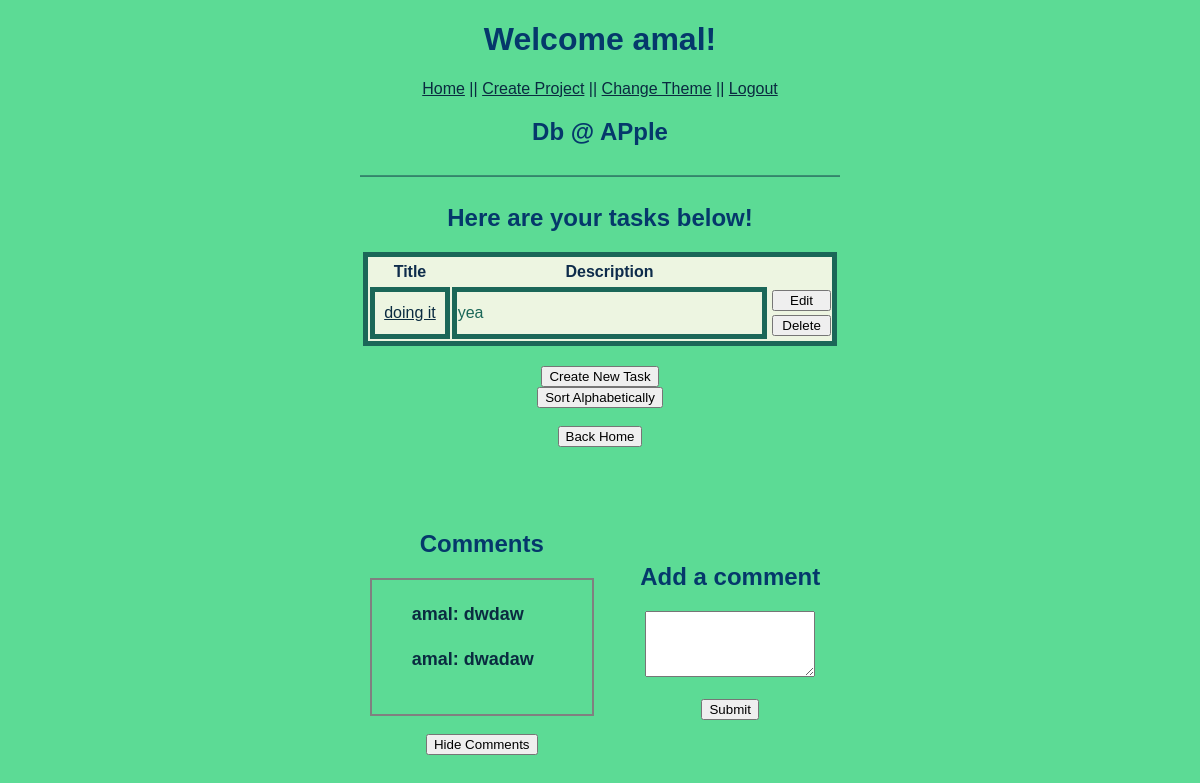
Page /view_project/1 (signed in) on the committed database.
### models.py (models this page shows, shortened)
class Project(db.Model):
    id = db.Column('id', db.Integer, primary_key = True)
    title = db.Column('title', db.String(200))
    detail = db.Column('detail', db.String(1000))
    company_name = db.Column('company_name', db.String(100))
    img_name = db.Column('img', db.String(100))
    user_id = db.Column(db.Integer, db.ForeignKey("user.id"), nullable=False)

class Task(db.Model):
    id = db.Column('id', db.Integer, primary_key = True)
    project_id = db.Column(db.Integer, db.ForeignKey('project.id'), nullable=False)
    title = db.Column('title', db.String(200))
    description = db.Column('description', db.String(1000))

class Project_Comment(db.Model):
    id = db.Column('id', db.Integer, primary_key = True)
    project_id = db.Column(db.Integer, db.ForeignKey('project.id'), nullable=False)
    name = db.Column('name', db.String(100))
    comment = db.Column('comment', db.String(300))

### app.py (the view)
@app.route('/view_project/<project_id>')
def get_project(project_id):
    if session.get('user'):
        my_project = find_project_by_id(project_id)
        tasks = find_tasks_by_project(project_id)
        comments = find_comments_by_project(project_id)
        return render_template('view_project.html', project=my_project, user=session['user'], proj_tasks=tasks, theme=session['user_theme'], project_comments=comments)
    return redirect(url_for('login'))

### models.py (called while the page is built)
def find_project_by_id(p_id):
    return db.session.query(Project).filter_by(id = p_id).one()

def find_tasks_by_project(p_id):
    return db.session.query(Task).filter_by(project_id = p_id).all()

def find_comments_by_project(p_id):
    return db.session.query(Project_Comment).filter_by(project_id = p_id).all()

### templates/view_project.html (shortened to what this page needs)
<!DOCTYPE html>
<html lang="en">
<head>
    {% if theme == 1 %}
    <link rel="stylesheet" href="{{ url_for('static', filename='main.css')}}">
    {% elif theme == 3 %}
    <link rel="stylesheet" href="{{ url_for('static', filename='third.css')}}">
    {% else %}
    <link rel="stylesheet" href="{{ url_for('static', filename='second.css')}}">
    {% endif %}
</head>
<body>
    <h1>Welcome {{user}}!</h1>
    <nav>
        <a href="{{ url_for('index') }}">Home</a> <span class="nav-spacing">||</span>
        <a href="{{ url_for('new_project') }}">Create Project</a> <span class="nav-spacing">||</span>
        <a href="{{ url_for('change_style', theme_id=theme) }}" method="get">Change Theme</a> <span
            class="nav-spacing">||</span>
        <a href="{{ url_for('logout') }}">Logout</a>
    </nav>
    <div class="projectView">
        <h2>{{project.title}} @ {{project.company_name}}</h2>
        <a>⎯⎯⎯⎯⎯⎯⎯⎯⎯⎯⎯⎯⎯⎯⎯⎯⎯⎯⎯⎯⎯⎯⎯⎯⎯⎯⎯⎯⎯⎯⎯⎯⎯⎯⎯⎯⎯⎯⎯⎯⎯⎯⎯⎯⎯⎯⎯⎯⎯⎯⎯⎯⎯⎯⎯⎯⎯⎯⎯⎯</a>
    </div>
    <div class="table-header">
        <h2>Here are your tasks below!</h2>
    </div>
    <div class="box">
        <table class="insideBox">
            {% if proj_tasks != [] %}
            <tr>
                <td>
                    <h3>Title</h3>
                </td>
                <td>
                    <h3>Description</h3>
                </td>
            </tr>
            {% for task in proj_tasks%}
            <tr>
                <td class="tableRow"><a
                        href="{{ url_for('view_task', project_id=project.id, t_id=task.id)}}">{{task.title}}</a></td>
                <td class="tableRow3">{{task.description}}</td>
                <td>
                    <form action="{{url_for('edit_task',project_id=project.id,t_id=task.id)}}" method="get">
                        <input type="submit" value="Edit">
                    </form>
                    <form action="{{url_for('delete_task',project_id=project.id,t_id=task.id)}}" method="post">
                        <input type="submit" value="Delete">
                    </form>
                </td>
            </tr>
            {% endfor %}
            {% else %}
            <tr>
                <h3>No tasks to display.</h3>
            </tr>
            {% endif %}
        </table>
        <div class="projectView">
            <form action="{{ url_for('new_task', project_id=project.id)}}">
                <input type="submit" value="Create New Task">
            </form>
            <form action="{{url_for('tsort', project_id=project.id)}}">
                <input type="submit" value="Sort Alphabetically">
            </form><br>
            <form action="{{ url_for('index')}}" method="get">
                <input type="submit" value="Back Home">
            </form>
        </div>
    </div>
    <div class='parent'>
        <div class='child'>
            <h2>
                <nav>Comments</nav>
            </h2>
            <div class="commentsBox">
                {% for comment in project_comments %}
                <h4>
                    <ul>{{ comment.name }}: {{ comment.comment }}</ul>
                </h4>
                {% endfor %}
            </div>
            <form action="{{ url_for('get_projecthidec', project_id=project.id)}}" method="get">
                <br>
                <nav><input type="submit" value="Hide Comments"></nav>
            </form>
        </div>
        <div class='child2'>
            <form action="{{ url_for('project_comment', project_id=project.id) }}" method="post">
                <div>
                    <h2 class="title">Add a comment</h2>
                    <textarea name="comment" rows="4" cols="0"></textarea><br><br>
                    <input type="submit" value="Submit">
                </div>
            </form>
        </div>
</body>
</html>

### static/main.css (style rules this page uses)
* { font-family: 'Gill Sans', 'Gill Sans MT', Calibri, 'Trebuchet MS', sans-serif; }
h1 { color:#05386B; text-align: center; }
h2 { color: #05386B; }
h3 { color:#0e2c4b; font-size: 16px; }
h4 { color:#0a2b40; font-size: 18px; }
body { background:#5CDB95; }
a, .nav-spacing { color: inherit; color: #0a2b40; }
nav { text-align: center; }
.box { color: #1b6758; width: 40%; text-align: center; margin: 0px auto; }
.table-header { text-align: center; margin: 0px auto; }
.insideBox { background-color: #edf5e1; text-align: left; border: 5px solid; margin-bottom: 20px; width: 100%; }
.insideBox h3 { text-align: center; margin: 3px; }
.tableRow { border: 5px solid #1b6758; width: 5em; text-align: center; }
.tableRow3 { border: 5px solid #1b6758; width: 25em; }
.insideBox input[type=submit] { margin: 2px; width: 100%; }
.projectView { text-align: center; }
.commentsBox { border: 2px solid gray; padding-bottom: 20px; width: 200px; padding-right: 20px; margin: 0px auto; }
form div { margin: 2px auto; width: 200px; }
.parent { margin: 1rem; padding: 2rem 2rem; text-align: center; }
.child { display: inline-block; padding: 1rem 1rem; vertical-align: middle; text-align: left; }
.child2 { display: inline-block; padding: 1rem 1rem; vertical-align: middle; }

### rows in the picture
Project: title "Db", company_name "APple"
Task: title "doing it", description "yea"
Project_Comment: name "amal", comment "dwdaw"
Project_Comment: name "amal", comment "dwadaw"

### other values in the picture
{{ user }} "amal"
